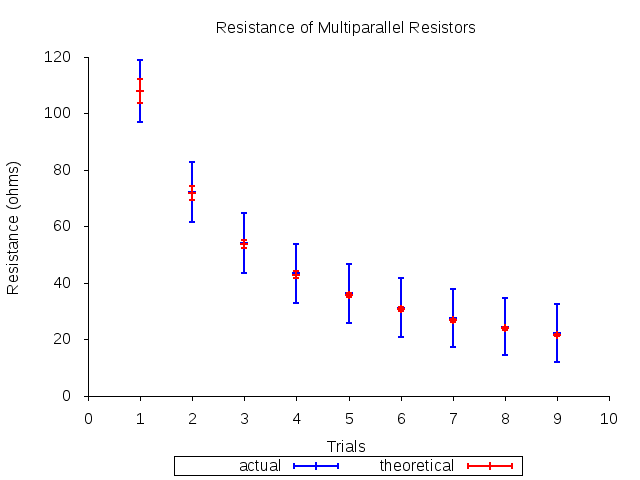

Here is the gnuplot script that generated this plot:
set title 'Resistance of Multiparallel Resistors'
set ylabel 'Resistance (ohms)'
set xlabel 'Trials'

unset grid
set term png
set key below center horizontal noreverse enhanced autotitle box dashtype solid
set tics out nomirror
set border 3 front linetype black linewidth 1.0 dashtype solid

set xrange [0:10]
set yrange [0:120]
set xtics 1
set mxtics 1
set datafile separator ','

set style line 1 linecolor rgb '#ff0000' linetype 1 linewidth 2 #theory
set style line 2 linecolor rgb '#0000ff' linetype 1 linewidth 2 #actual

#set terminal png enhanced
#set output 'resistor.png'
set lmargin 10
set bmargin 6
set terminal postscript eps enhanced color
set output 'resistor.eps'

plot \
'actual.csv' with errorbars linestyle 2 title 'actual', \
'theory.csv' with errorbars linestyle 1 title 'theoretical'
